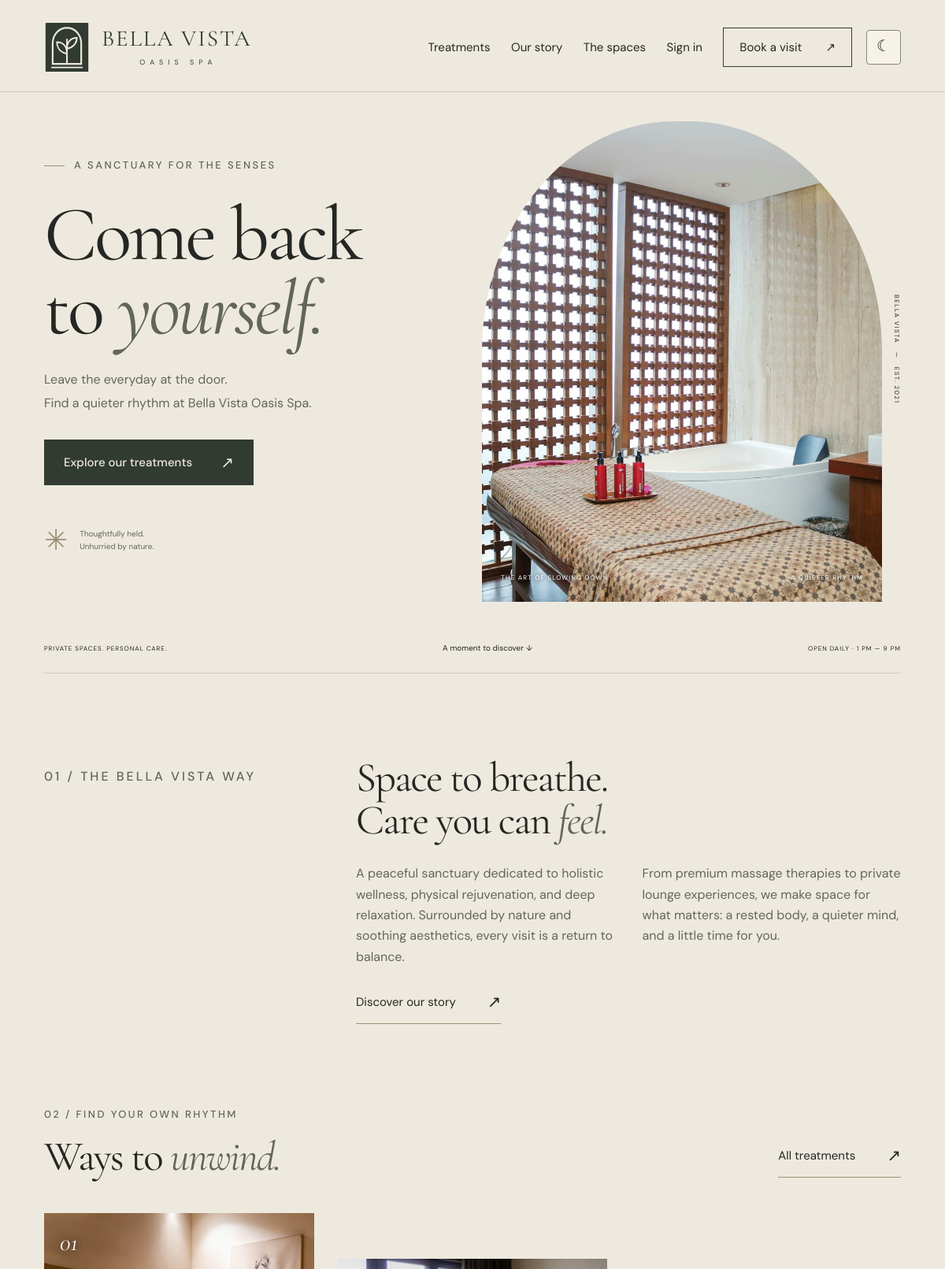
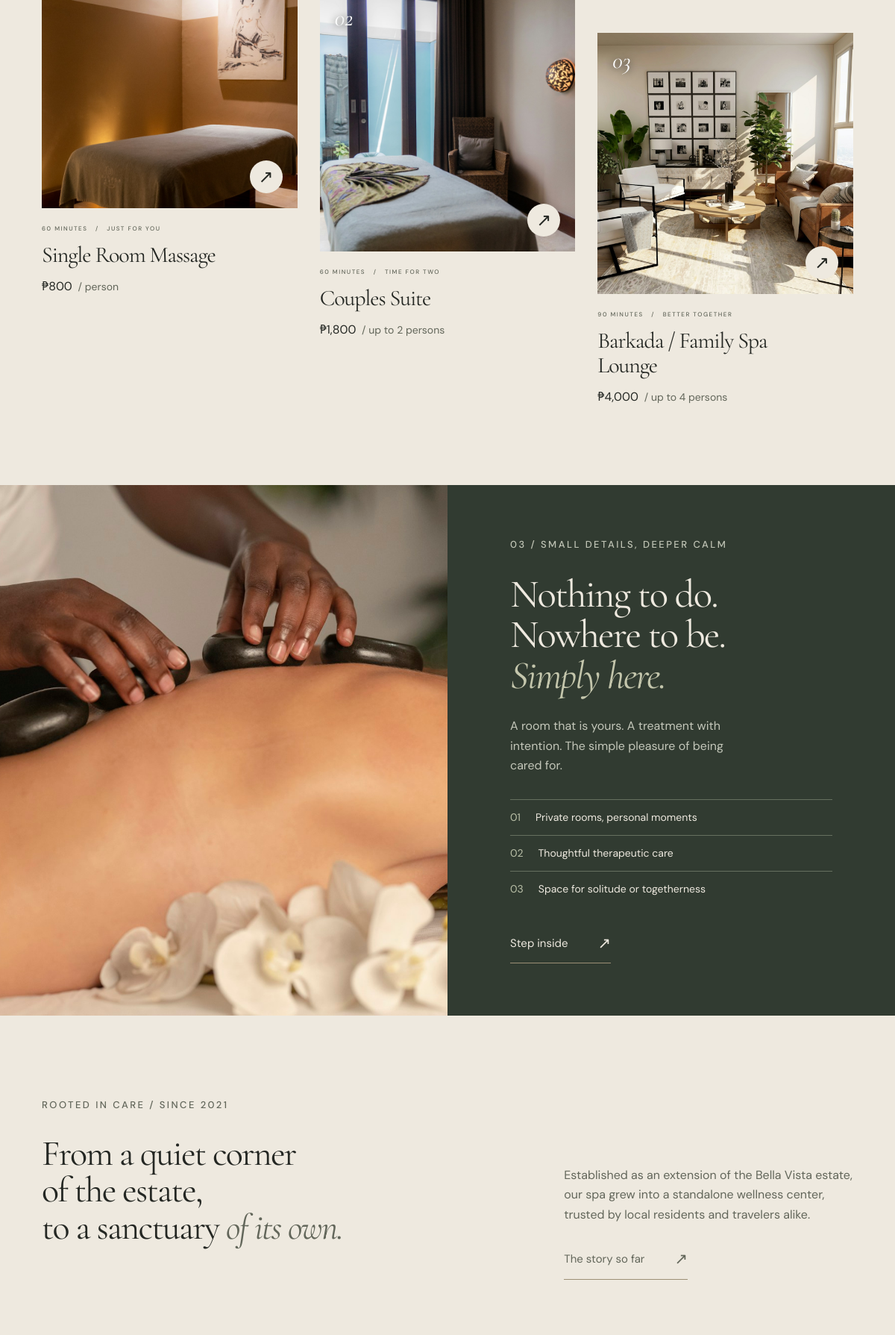
Screenshot of /public/ (upper part) with the database file from the repository (2 pictures, top to bottom).
### tables this page shows
CREATE TABLE services (
    id INT UNSIGNED AUTO_INCREMENT PRIMARY KEY,
    slug VARCHAR(80) NOT NULL UNIQUE,
    name VARCHAR(100) NOT NULL,
    description TEXT NOT NULL,
    base_price DECIMAL(10,2) NOT NULL,
    duration_minutes SMALLINT UNSIGNED NOT NULL,
    base_capacity TINYINT UNSIGNED NOT NULL,
    max_capacity TINYINT UNSIGNED NOT NULL,
    extra_person_fee DECIMAL(10,2) NOT NULL DEFAULT 0,
    image_filename VARCHAR(100) NOT NULL,
    sort_order SMALLINT NOT NULL DEFAULT 0,
    is_active BOOLEAN NOT NULL DEFAULT TRUE,
    CHECK (base_price >= 0 AND extra_person_fee >= 0),
    CHECK (base_capacity >= 1 AND max_capacity >= base_capacity),
    CHECK (duration_minutes IN (60,90))
);

### app/helpers.php (called while the page is built, shortened)
<?php
function e(mixed $value): string { return htmlspecialchars((string)$value, ENT_QUOTES | ENT_SUBSTITUTE, 'UTF-8'); }
function url(string $path): string
{
    $script = str_replace('\\', '/', $_SERVER['SCRIPT_NAME'] ?? '/index.php');
    $base = str_replace('\\', '/', dirname($script));
    return rtrim($base, '/.') . '/' . ltrim($path, '/');
}
function money(int|string $amount): string { return preg_replace('/\.00$/', '', peso_amount(decimal_centavos($amount))); }

### app/database.php (called while the page is built, shortened)
<?php
function db(): PDO
{
    static $connection = null;
    if ($connection === null) {
        global $config;
        $dsn = sprintf('mysql:host=%s;port=%s;dbname=%s;charset=utf8mb4', $config['db_host'], $config['db_port'], $config['db_name']);
        $connection = new PDO($dsn, $config['db_user'], $config['db_password'], [
            PDO::ATTR_ERRMODE => PDO::ERRMODE_EXCEPTION,
            PDO::ATTR_DEFAULT_FETCH_MODE => PDO::FETCH_ASSOC,
            PDO::ATTR_EMULATE_PREPARES => false,
        ]);
        $connection->exec("SET time_zone = '+00:00'");
    }
    return $connection;
}

### app/modules/catalog.php (called while the page is built, shortened)
<?php
function services(): array
{
    return db()->query('SELECT * FROM services WHERE is_active = 1 ORDER BY sort_order, id')->fetchAll();
}

### app/modules/money.php (called while the page is built, shortened)
<?php
function decimal_centavos(string|int $value): int
{
    if (!preg_match('/^(0|[1-9][0-9]{0,8})(?:\.([0-9]{1,2}))?$/D', (string)$value, $parts)) {
        throw new InvalidArgumentException('Invalid monetary amount.');
    }
    return (int)$parts[1]*100 + (int)str_pad($parts[2] ?? '', 2, '0');
}
function peso_amount(int $centavos): string
{
    $pesos = preg_replace('/\B(?=(\d{3})+(?!\d))/', ',', (string)intdiv($centavos,100));
    return '₱'.$pesos.'.'.str_pad((string)($centavos%100),2,'0',STR_PAD_LEFT);
}

### public/index.php (the view, shortened to what this page needs)
<?php
$catalog = services();
require __DIR__ . '/../app/components/header.php';
?>
<section class="hero container">
    <div class="hero-copy">
<p class="eyebrow">
<span class="tiny-line">
</span> A sanctuary for the senses</p>
<h1>Come back<br>to <em>yourself.</em>
</h1>
<p class="hero-description">Leave the everyday at the door.<br>Find a quieter rhythm at Bella Vista Oasis Spa.</p>
<a class="button" href="<?= e(url('/services.php')) ?>">Explore our treatments <span>↗</span>
</a>
<div class="hero-note">
<span class="little-sun" aria-hidden="true">✳</span>
<span>Thoughtfully held.<br>Unhurried by nature.</span>
</div>
</div>
    <div class="hero-photo">
<img src="<?= e(url('/assets/images/hero.jpg')) ?>" alt="A light-filled treatment room with timber screens and natural textures" fetchpriority="high" width="1400" height="1700">
<div class="photo-label">
<span>THE ART OF SLOWING DOWN</span>
<span>A QUIETER RHYTHM</span>
</div>
<span class="vertical-note">BELLA VISTA &nbsp; — &nbsp; EST. 2021</span>
</div>
    <div class="hero-bottom">
<span>PRIVATE SPACES. PERSONAL CARE.</span>
<a href="#welcome">A moment to discover ↓</a>
<span>OPEN DAILY · 1 PM — 9 PM</span>
</div>
</section>
<section class="intro-section container" id="welcome">
<p class="eyebrow">01 / The Bella Vista way</p>
<div>
<h2>Space to breathe.<br>Care you can <em>feel.</em>
</h2>
<div class="intro-body">
<p>A peaceful sanctuary dedicated to holistic wellness, physical rejuvenation, and deep relaxation. Surrounded by nature and soothing aesthetics, every visit is a return to balance.</p>
<p>From premium massage therapies to private lounge experiences, we make space for what matters: a rested body, a quieter mind, and a little time for you.</p>
</div>
<a class="text-link" href="<?= e(url('/about.php')) ?>">Discover our story <span>↗</span>
</a>
</div>
</section>
<section class="treatments-section container">
<div class="section-heading">
<div>
<p class="eyebrow">02 / Find your own rhythm</p>
<h2>Ways to <em>unwind.</em>
</h2>
</div>
<a class="text-link" href="<?= e(url('/services.php')) ?>">All treatments <span>↗</span>
</a>
</div>
<div class="treatment-grid">
<?php foreach ($catalog as $index => $service): ?>
<article class="treatment-card">
<a class="image-link" href="<?= e(url('/services.php#'.$service['slug'])) ?>">
<img src="<?= e(url('/assets/images/'.$service['image_filename'])) ?>" alt="<?= e($service['name']) ?> — illustrative spa photography" loading="lazy" width="700" height="800">
<span class="image-number">0<?= $index+1 ?>
</span>
<span class="image-arrow" aria-hidden="true">↗</span>
</a>
<p class="eyebrow">
<?= e($service['duration_minutes']) ?> MINUTES <span> / </span>
<?= $service['max_capacity']==1 ? 'JUST FOR YOU' : ($service['max_capacity']==2 ? 'TIME FOR TWO' : 'BETTER TOGETHER') ?>
</p>
<h3>
<a href="<?= e(url('/services.php#'.$service['slug'])) ?>">
<?= e($service['name']) ?>
</a>
</h3>
<p class="price">
<?= money($service['base_price']) ?>
<small> / <?= $service['base_capacity'] == 1 ? 'person' : 'up to '.$service['base_capacity'].' persons' ?>
</small>
</p>
</article>
<?php endforeach; ?>
</div>
</section>
<section class="experience">
<div class="experience-photo">
<img src="<?= e(url('/assets/images/detail.jpg')) ?>" alt="A quiet massage ritual with hot stones and warm textiles" loading="lazy" width="1000" height="1100">
</div>
<div class="experience-copy">
<p class="eyebrow">03 / Small details, deeper calm</p>
<h2>Nothing to do.<br>Nowhere to be.<br>
<em>Simply here.</em>
</h2>
<p>A room that is yours. A treatment with intention. The simple pleasure of being cared for.</p>
<div class="experience-lines">
<p>
<span>01</span>Private rooms, personal moments</p>
<p>
<span>02</span>Thoughtful therapeutic care</p>
<p>
<span>03</span>Space for solitude or togetherness</p>
</div>
<a class="text-link light" href="<?= e(url('/gallery.php')) ?>">Step inside <span>↗</span>
</a>
</div>
</section>
<section class="history-preview container">
<p class="eyebrow">Rooted in care / Since 2021</p>
<h2>From a quiet corner<br>of the estate,<br>to a sanctuary <em>of its own.</em>
</h2>
<div>
<p>Established as an extension of the Bella Vista estate, our spa grew into a standalone wellness center, trusted by local residents and travelers alike.</p>
<a class="text-link" href="<?= e(url('/about.php#history')) ?>">The story so far <span>↗</span>
</a>
</div>
</section>
<?php require __DIR__ . '/../app/components/footer.php'; ?>

### public/assets/css/base.css (style rules this page uses)
:root { --linen:#eee9df; --forest:#313b31; --stone:#9c8f75; --clay:#b07854; --ink:#242723; --muted:#62665a; --line:#cfcabc; --serif:'Atlas Serif',Georgia,serif; --sans:'Atlas Sans','Segoe UI',sans-serif; }
* { box-sizing:border-box; }
html { scroll-behavior:smooth; scroll-padding-top:30px; }
body { margin:0; background:var(--linen); color:var(--ink); font:15px/1.7 var(--sans); -webkit-font-smoothing:antialiased; }
h1,h2,h3,p { margin:0; }
h1,h2,h3 { font-family:var(--serif); font-weight:400; line-height:1.03; letter-spacing:-.035em; }
h1 { font-size:clamp(64px,7.1vw,112px); }
h2 { font-size:clamp(43px,4.4vw,68px); }
h3 { font-size:32px; }
em { font-weight:400; color:#647259; }
p+p { margin-top:18px; }
a { color:inherit; text-decoration:none; }
button,a,input,select { touch-action:manipulation; }
img { display:block; width:100%; height:auto; object-fit:cover; }
a,button { -webkit-tap-highlight-color:transparent; }
.container { width:calc(100% - 112px); max-width:1392px; margin-inline:auto; }
.eyebrow { font:500 10px/1.6 var(--sans); letter-spacing:.19em; text-transform:uppercase; color:var(--muted); }
.button { display:inline-flex; align-items:center; justify-content:space-between; gap:44px; background:var(--forest); color:var(--linen); padding:17px 24px; border:1px solid var(--forest); font:500 12px/1.5 var(--sans); transition:background .2s,transform .2s; }
.button span { font-size:20px; line-height:1; }
.text-link { display:inline-flex; gap:40px; align-items:center; border:0; border-bottom:1px solid var(--stone); background:none; padding:9px 0; font-size:12px; }
.text-link span { font-size:21px; }
.section-heading { display:flex; justify-content:space-between; align-items:flex-end; gap:20px; margin-bottom:45px; }
.section-heading h2 { margin-top:15px; }
.image-link { display:block; overflow:hidden; position:relative; }
.image-link img { transition:transform .7s; }
.image-number { position:absolute; left:20px; top:18px; color:#fff; font:italic 31px var(--serif); text-shadow:0 1px 10px #242723; }
.image-arrow { position:absolute; right:20px; bottom:20px; background:var(--linen); width:44px; height:44px; border-radius:50%; display:grid; place-items:center; font-size:24px; }
[id] { scroll-margin-top:35px; }

### public/assets/css/refinements.css (style rules this page uses)
:root { color-scheme: light; --surface: #f6f2e9; --elevated: #e2e5d8; --subtle: #e6e3db; --field-line: #828675; --accent-ink: #765036; --error-surface: #eee0d6; --error-ink: #865035; --cleaning: #ded2ba; --photo-scrim: #141912de; --footer-surface: #313b31; --footer-ink: #eee9df; --button-hover: #465141; }
body { font-size: 16px; line-height: 1.65; }
em { color: var(--muted); }
.site-header nav, .admin-nav, .button, .text-link, .menu-toggle, .theme-toggle { font-size: 15px; }
.button { gap: clamp(12px, 3vw, 44px); }
.site-footer, .experience { background: var(--footer-surface); color: var(--footer-ink); }
.hero-description, .intro-section p, .experience-copy > p:not(.eyebrow), .history-preview > div, .service-copy > p:not(.eyebrow), .visit-note p:not(.eyebrow), .story-section p:not(.eyebrow), .terms-content p:not(.eyebrow), .auth-panel > p:not(.eyebrow), .dashboard-head p:not(.eyebrow) { font-size: 16px; }
.price small, .experience-lines p, .experience-lines span, .service-specs, .price-estimator p, .gallery-filters button, .gallery-filters span, .gallery-grid figcaption, .auth-story > p:last-child, .account-card dt, .account-card dd, .empty-state p, .appointment p { font-size: 14px; }
.eyebrow { font-size: 13px; }

### rows the page displays
services: image_filename (picture), duration_minutes "60", max_capacity "JUST FOR YOU", name "Single Room Massage", base_price "₱800", base_capacity "person"
services: image_filename (picture), duration_minutes "60", max_capacity "TIME FOR TWO", name "Couples Suite", base_price "₱1,800", base_capacity "2"
services: image_filename (picture), duration_minutes "90", max_capacity "BETTER TOGETHER", name "Barkada / Family Spa Lounge", base_price "₱4,000", base_capacity "4"

### other values shown
$label "Treatments"
$label "Our story"
$label "The spaces"
